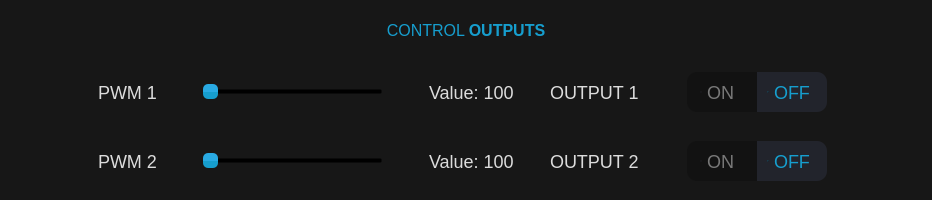
           <widget class="QFrame" name="frame_9">
            <property name="minimumSize">
             <size>
              <width>855</width>
              <height>200</height>
             </size>
            </property>
            <property name="maximumSize">
             <size>
              <width>16777215</width>
              <height>200</height>
             </size>
            </property>
            <property name="styleSheet">
             <string notr="true">QFrame{
	background-color: rgb(23,23,23);
	border-radius: 20px;
}

QLabel {
	font: 18px;
	color:#DCDCDC;
}</string>
            </property>
            <property name="frameShape">
             <enum>QFrame::StyledPanel</enum>
            </property>
            <property name="frameShadow">
             <enum>QFrame::Raised</enum>
            </property>
            <layout class="QVBoxLayout" name="verticalLayout_4">
             <property name="spacing">
              <number>0</number>
             </property>
             <property name="leftMargin">
              <number>0</number>
             </property>
             <property name="topMargin">
              <number>11</number>
             </property>
             <property name="rightMargin">
              <number>0</number>
             </property>
             <property name="bottomMargin">
              <number>0</number>
             </property>
             <item>
              <widget class="QFrame" name="frame_11">
               <property name="minimumSize">
                <size>
                 <width>0</width>
                 <height>40</height>
                </size>
               </property>
               <property name="maximumSize">
                <size>
                 <width>16777215</width>
                 <height>40</height>
                </size>
               </property>
               <property name="frameShape">
                <enum>QFrame::StyledPanel</enum>
               </property>
               <property name="frameShadow">
                <enum>QFrame::Raised</enum>
               </property>
               <layout class="QHBoxLayout" name="horizontalLayout_12">
                <property name="spacing">
                 <number>0</number>
                </property>
                <property name="leftMargin">
                 <number>0</number>
                </property>
                <property name="topMargin">
                 <number>0</number>
                </property>
                <property name="rightMargin">
                 <number>0</number>
                </property>
                <property name="bottomMargin">
                 <number>0</number>
                </property>
                <item>
                 <widget class="QLabel" name="label_Titulo_Hoja_1">
                  <property name="font">
                   <font>
                    <family>Nirmala UI</family>
                    <pointsize>-1</pointsize>
                    <weight>50</weight>
                    <italic>false</italic>
                    <bold>false</bold>
                   </font>
                  </property>
                  <property name="styleSheet">
                   <string notr="true">QLabel{
	color:  rgb(22,158,206) ;
}</string>
                  </property>
                  <property name="text">
                   <string>&lt;html&gt;&lt;head/&gt;&lt;body&gt;&lt;p&gt;&lt;span style=&quot; font-size:12pt;&quot;&gt;CONTROL &lt;/span&gt;&lt;span style=&quot; font-size:12pt; font-weight:600;&quot;&gt;OUTPUTS&lt;/span&gt;&lt;/p&gt;&lt;/body&gt;&lt;/html&gt;</string>
                  </property>
                  <property name="alignment">
                   <set>Qt::AlignCenter</set>
                  </property>
                 </widget>
                </item>
               </layout>
              </widget>
             </item>
             <item>
              <widget class="QFrame" name="frame_12">
               <property name="frameShape">
                <enum>QFrame::StyledPanel</enum>
               </property>
               <property name="frameShadow">
                <enum>QFrame::Raised</enum>
               </property>
               <layout class="QHBoxLayout" name="horizontalLayout_6">
                <property name="spacing">
                 <number>0</number>
                </property>
                <property name="leftMargin">
                 <number>0</number>
                </property>
                <property name="topMargin">
                 <number>0</number>
                </property>
                <property name="rightMargin">
                 <number>0</number>
                </property>
                <property name="bottomMargin">
                 <number>0</number>
                </property>
                <item>
                 <spacer name="horizontalSpacer_8">
                  <property name="orientation">
                   <enum>Qt::Horizontal</enum>
                  </property>
                  <property name="sizeHint" stdset="0">
                   <size>
                    <width>40</width>
                    <height>20</height>
                   </size>
                  </property>
                 </spacer>
                </item>
                <item>
                 <widget class="QFrame" name="frame_13">
                  <property name="minimumSize">
                   <size>
                    <width>360</width>
                    <height>0</height>
                   </size>
                  </property>
                  <property name="styleSheet">
                   <string notr="true">QSlider {
    background: transparent;
}

.QSlider::handle:horizontal {
    background: qlineargradient(spread:pad, x1:1, y1:0, x2:1, y2:1, stop:0.507463 rgba(41, 170, 227, 255), stop:0.512438 rgba(22, 158, 206, 255));
	border-radius: 5px;
}</string>
                  </property>
                  <property name="frameShape">
                   <enum>QFrame::StyledPanel</enum>
                  </property>
                  <property name="frameShadow">
                   <enum>QFrame::Raised</enum>
                  </property>
                  <layout class="QVBoxLayout" name="verticalLayout_6">
                   <item>
                    <widget class="QFrame" name="frame_15">
                     <property name="minimumSize">
                      <size>
                       <width>0</width>
                       <height>64</height>
                      </size>
                     </property>
                     <property name="maximumSize">
                      <size>
                       <width>16777215</width>
                       <height>64</height>
                      </size>
                     </property>
                     <property name="frameShape">
                      <enum>QFrame::StyledPanel</enum>
                     </property>
                     <property name="frameShadow">
                      <enum>QFrame::Raised</enum>
                     </property>
                     <layout class="QHBoxLayout" name="horizontalLayout_7">
                      <item>
                       <spacer name="horizontalSpacer_11">
                        <property name="orientation">
                         <enum>Qt::Horizontal</enum>
                        </property>
                        <property name="sizeHint" stdset="0">
                         <size>
                          <width>40</width>
                          <height>20</height>
                         </size>
                        </property>
                       </spacer>
                      </item>
                      <item>
                       <widget class="QLabel" name="label_6">
                        <property name="text">
                         <string>PWM 1</string>
                        </property>
                       </widget>
                      </item>
                      <item>
                       <spacer name="horizontalSpacer">
                        <property name="orientation">
                         <enum>Qt::Horizontal</enum>
                        </property>
                        <property name="sizeHint" stdset="0">
                         <size>
                          <width>40</width>
                          <height>20</height>
                         </size>
                        </property>
                       </spacer>
                      </item>
                      <item>
                       <widget class="QSlider" name="horizontalSlider_PWM1">
                        <property name="minimumSize">
                         <size>
                          <width>180</width>
                          <height>0</height>
                         </size>
                        </property>
                        <property name="maximum">
                         <number>100</number>
                        </property>
                        <property name="orientation">
                         <enum>Qt::Horizontal</enum>
                        </property>
                       </widget>
                      </item>
                      <item>
                       <spacer name="horizontalSpacer_5">
                        <property name="orientation">
                         <enum>Qt::Horizontal</enum>
                        </property>
                        <property name="sizeHint" stdset="0">
                         <size>
                          <width>40</width>
                          <height>20</height>
                         </size>
                        </property>
                       </spacer>
                      </item>
                      <item>
                       <widget class="QLabel" name="label_PWM1_value">
                        <property name="text">
                         <string>Value: 100</string>
                        </property>
                       </widget>
                      </item>
                     </layout>
                    </widget>
                   </item>
                   <item>
                    <widget class="QFrame" name="frame_16">
                     <property name="minimumSize">
                      <size>
                       <width>0</width>
                       <height>64</height>
                      </size>
                     </property>
                     <property name="maximumSize">
                      <size>
                       <width>16777215</width>
                       <height>64</height>
                      </size>
                     </property>
                     <property name="frameShape">
                      <enum>QFrame::StyledPanel</enum>
                     </property>
                     <property name="frameShadow">
                      <enum>QFrame::Raised</enum>
                     </property>
                     <layout class="QHBoxLayout" name="horizontalLayout_8">
                      <item>
                       <spacer name="horizontalSpacer_12">
                        <property name="orientation">
                         <enum>Qt::Horizontal</enum>
                        </property>
                        <property name="sizeHint" stdset="0">
                         <size>
                          <width>40</width>
                          <height>20</height>
                         </size>
                        </property>
                       </spacer>
                      </item>
                      <item>
                       <widget class="QLabel" name="label_8">
                        <property name="text">
                         <string>PWM 2</string>
                        </property>
                       </widget>
                      </item>
                      <item>
                       <spacer name="horizontalSpacer_4">
                        <property name="orientation">
                         <enum>Qt::Horizontal</enum>
                        </property>
                        <property name="sizeHint" stdset="0">
                         <size>
                          <width>40</width>
                          <height>20</height>
                         </size>
                        </property>
                       </spacer>
                      </item>
                      <item>
                       <widget class="QSlider" name="horizontalSlider_PWM2">
                        <property name="minimumSize">
                         <size>
                          <width>180</width>
                          <height>0</height>
                         </size>
                        </property>
                        <property name="maximum">
                         <number>100</number>
                        </property>
                        <property name="orientation">
                         <enum>Qt::Horizontal</enum>
                        </property>
                       </widget>
                      </item>
                      <item>
                       <spacer name="horizontalSpacer_10">
                        <property name="orientation">
                         <enum>Qt::Horizontal</enum>
                        </property>
                        <property name="sizeHint" stdset="0">
                         <size>
                          <width>40</width>
                          <height>20</height>
                         </size>
                        </property>
                       </spacer>
                      </item>
                      <item>
                       <widget class="QLabel" name="label_PWM2_value">
                        <property name="text">
                         <string>Value: 100</string>
                        </property>
                       </widget>
                      </item>
                     </layout>
                    </widget>
                   </item>
                  </layout>
                 </widget>
                </item>
                <item>
                 <widget class="QFrame" name="frame_14">
                  <property name="minimumSize">
                   <size>
                    <width>360</width>
                    <height>0</height>
                   </size>
                  </property>
                  <property name="frameShape">
                   <enum>QFrame::StyledPanel</enum>
                  </property>
                  <property name="frameShadow">
                   <enum>QFrame::Raised</enum>
                  </property>
                  <layout class="QVBoxLayout" name="verticalLayout_7">
                   <item>
                    <widget class="QFrame" name="frame_17">
                     <property name="minimumSize">
                      <size>
                       <width>0</width>
                       <height>64</height>
                      </size>
                     </property>
                     <property name="maximumSize">
                      <size>
                       <width>16777215</width>
                       <height>64</height>
                      </size>
                     </property>
                     <property name="frameShape">
                      <enum>QFrame::StyledPanel</enum>
                     </property>
                     <property name="frameShadow">
                      <enum>QFrame::Raised</enum>
                     </property>
                     <layout class="QHBoxLayout" name="horizontalLayout_10">
                      <property name="spacing">
                       <number>0</number>
                      </property>
                      <item>
                       <widget class="QLabel" name="label_12">
                        <property name="text">
                         <string>OUTPUT 1</string>
                        </property>
                       </widget>
                      </item>
                      <item>
                       <spacer name="horizontalSpacer_2">
                        <property name="orientation">
                         <enum>Qt::Horizontal</enum>
                        </property>
                        <property name="sizeHint" stdset="0">
                         <size>
                          <width>38</width>
                          <height>20</height>
                         </size>
                        </property>
                       </spacer>
                      </item>
                      <item>
                       <widget class="QRadioButton" name="radioButton_ON1">
                        <property name="minimumSize">
                         <size>
                          <width>70</width>
                          <height>40</height>
                         </size>
                        </property>
                        <property name="styleSheet">
                         <string notr="true">QRadioButton{
	border: 2px solid rgb(37,39,48);
	border-radius: 10px;
	border-top-right-radius: 0px;
	border-bottom-right-radius: 0px;
	color:  rgb(22,158,206) ;
	padding-left: 14px;
	padding-rigth: 10px;
	background-color: rgb(34,36,44);
	font-size: 18px;
}

QRadioButton::hover{
	border: 0px;
	color: qlineargradient(spread:pad, x1:0, y1:0.534091, x2:1, y2:0.545455, stop:0 rgba(0, 85, 255, 255), stop:1 rgba(71, 129, 255, 255));
}

QRadioButton::indicator {
	width: 0px;
	height: 0px;
}

QRadioButton::checked {
	border: 0px;
	color:  rgb(22,158,206) ;
}

QRadioButton::unchecked {
	border: 0px;
	color: rgb(120,120,120);
background-color: rgb(18, 18, 18);
}</string>
                        </property>
                        <property name="text">
                         <string>ON</string>
                        </property>
                        <property name="checked">
                         <bool>false</bool>
                        </property>
                       </widget>
                      </item>
                      <item>
                       <widget class="QRadioButton" name="radioButton_OFF1">
                        <property name="minimumSize">
                         <size>
                          <width>70</width>
                          <height>40</height>
                         </size>
                        </property>
                        <property name="styleSheet">
                         <string notr="true">QRadioButton{
	border: 2px solid rgb(37,39,48);
	border-radius: 10px;
	border-top-left-radius: 0px;
	border-bottom-left-radius: 0px;
	color:  rgb(22,158,206) ;
	padding-left: 11px;
	padding-rigth: 10px;
	background-color: rgb(34,36,44);
	font-size: 18px;
}

QRadioButton::hover{
	border: 0px;
	color: qlineargradient(spread:pad, x1:0, y1:0.534091, x2:1, y2:0.545455, stop:0 rgba(0, 85, 255, 255), stop:1 rgba(71, 129, 255, 255));
}

QRadioButton::indicator {
	width: 0px;
	height: 0px;
}

QRadioButton::checked {
	border: 0px;
	color:  rgb(22,158,206) ;
}

QRadioButton::unchecked {
	border: 0px;
	color: rgb(120,120,120);
background-color: rgb(18, 18, 18);
}</string>
                        </property>
                        <property name="text">
                         <string>OFF</string>
                        </property>
                        <property name="checked">
                         <bool>true</bool>
                        </property>
                       </widget>
                      </item>
                      <item>
                       <spacer name="horizontalSpacer_6">
                        <property name="orientation">
                         <enum>Qt::Horizontal</enum>
                        </property>
                        <property name="sizeHint" stdset="0">
                         <size>
                          <width>40</width>
                          <height>20</height>
                         </size>
                        </property>
                       </spacer>
                      </item>
                     </layout>
                    </widget>
                   </item>
                   <item>
                    <widget class="QFrame" name="frame_18">
                     <property name="minimumSize">
                      <size>
                       <width>0</width>
                       <height>64</height>
                      </size>
                     </property>
                     <property name="maximumSize">
                      <size>
                       <width>16777215</width>
                       <height>64</height>
                      </size>
                     </property>
                     <property name="frameShape">
                      <enum>QFrame::StyledPanel</enum>
                     </property>
                     <property name="frameShadow">
                      <enum>QFrame::Raised</enum>
                     </property>
                     <layout class="QHBoxLayout" name="horizontalLayout_11">
                      <property name="spacing">
                       <number>0</number>
                      </property>
                      <item>
                       <widget class="QLabel" name="label_13">
                        <property name="text">
                         <string>OUTPUT 2</string>
                        </property>
                       </widget>
                      </item>
                      <item>
                       <spacer name="horizontalSpacer_3">
                        <property name="orientation">
                         <enum>Qt::Horizontal</enum>
                        </property>
                        <property name="sizeHint" stdset="0">
                         <size>
                          <width>22</width>
                          <height>20</height>
                         </size>
                        </property>
                       </spacer>
                      </item>
                      <item>
                       <widget class="QRadioButton" name="radioButton_ON2">
                        <property name="minimumSize">
                         <size>
                          <width>70</width>
                          <height>40</height>
                         </size>
                        </property>
                        <property name="styleSheet">
                         <string notr="true">QRadioButton{
	border: 2px solid rgb(37,39,48);
	border-radius: 10px;
	border-top-right-radius: 0px;
	border-bottom-right-radius: 0px;
	color:  rgb(22,158,206) ;
	padding-left: 14px;
	padding-rigth: 10px;
	background-color: rgb(34,36,44);
	font-size: 18px;
}

QRadioButton::hover{
	border: 0px;
	color: qlineargradient(spread:pad, x1:0, y1:0.534091, x2:1, y2:0.545455, stop:0 rgba(0, 85, 255, 255), stop:1 rgba(71, 129, 255, 255));
}

QRadioButton::indicator {
	width: 0px;
	height: 0px;
}

QRadioButton::checked {
	border: 0px;
	color:  rgb(22,158,206) ;
}

QRadioButton::unchecked {
	border: 0px;
	color: rgb(120,120,120);
background-color: rgb(18, 18, 18);
}</string>
                        </property>
                        <property name="text">
                         <string>ON</string>
                        </property>
                        <property name="checked">
                         <bool>false</bool>
                        </property>
                       </widget>
                      </item>
                      <item>
                       <widget class="QRadioButton" name="radioButton_OFF2">
                        <property name="minimumSize">
                         <size>
                          <width>70</width>
                          <height>40</height>
                         </size>
                        </property>
                        <property name="styleSheet">
                         <string notr="true">QRadioButton{
	border: 2px solid rgb(37,39,48);
	border-radius: 10px;
	border-top-left-radius: 0px;
	border-bottom-left-radius: 0px;
	color:  rgb(22,158,206) ;
	padding-left: 11px;
	padding-rigth: 10px;
	background-color: rgb(34,36,44);
	font-size: 18px;
}

QRadioButton::hover{
	border: 0px;
	color: qlineargradient(spread:pad, x1:0, y1:0.534091, x2:1, y2:0.545455, stop:0 rgba(0, 85, 255, 255), stop:1 rgba(71, 129, 255, 255));
}

QRadioButton::indicator {
	width: 0px;
	height: 0px;
}

QRadioButton::checked {
	border: 0px;
	color:  rgb(22,158,206) ;
}

QRadioButton::unchecked {
	border: 0px;
	color: rgb(120,120,120);
background-color: rgb(18, 18, 18);
}</string>
                        </property>
                        <property name="text">
                         <string>OFF</string>
                        </property>
                        <property name="checked">
                         <bool>true</bool>
                        </property>
                       </widget>
                      </item>
                      <item>
                       <spacer name="horizontalSpacer_7">
                        <property name="orientation">
                         <enum>Qt::Horizontal</enum>
                        </property>
                        <property name="sizeHint" stdset="0">
                         <size>
                          <width>40</width>
                          <height>20</height>
                         </size>
                        </property>
                       </spacer>
                      </item>
                     </layout>
                    </widget>
                   </item>
                  </layout>
                 </widget>
                </item>
                <item>
                 <spacer name="horizontalSpacer_9">
                  <property name="orientation">
                   <enum>Qt::Horizontal</enum>
                  </property>
                  <property name="sizeHint" stdset="0">
                   <size>
                    <width>40</width>
                    <height>20</height>
                   </size>
                  </property>
                 </spacer>
                </item>
               </layout>
              </widget>
             </item>
            </layout>
           </widget>
